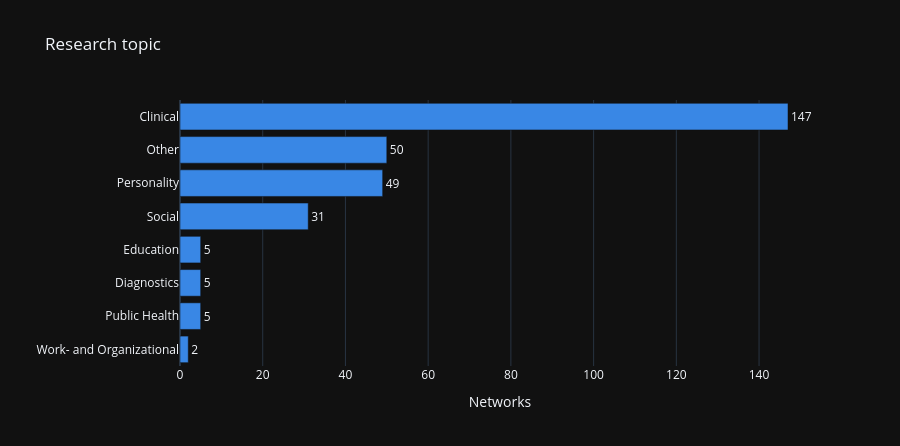

The notebook cell this image was saved under:
### Markdown cell above
Skewed right, was expecting that tbh. 58 papers report more than one network and between them they hold 77%
of all the rows, so anything I average over networks is really an average weighted
toward whoever published the most.

The `subtype` column turns out to be useful, though. Exactly 126 networks say
`original` - one per paper - and the rest say things like `Different sample`, `Subset
of sample`, `Different time point`. So they're essentially refits of the same study (?)

## What is all this measuring?

### Code cell
print("variable types:\n", nets.var_type.value_counts().to_string())
print("\nsample types:\n", nets.sample_type.value_counts().to_string())

# subtopics come as semicolon-separated lists, split before counting
subtopic_items = nets.subtopic.dropna().str.split(";").explode().str.strip().str.lower()
print("\n10 most common subtopics:")
print(subtopic_items[subtopic_items.str.len() > 0].value_counts().head(10).to_string())

topics = nets.topic.value_counts()
print("\nresearch topics:\n", topics.to_string())

fig = px.bar(
    x=topics.values,
    y=topics.index,
    orientation="h",
    template=TEMPLATE,
    title="Research topic",
    labels={"x": "Networks", "y": ""},
    text=topics.values,
)
fig.update_traces(marker_color=BLUE, textposition="outside")
fig.update_layout(
    yaxis=dict(categoryorder="total ascending"),
    height=110 + 42 * len(topics),
)
show(fig, "topic")

### Figure 1 — Plotly figure (JSON) as saved in the notebook; plotly's stock layout.template omitted (floating-point values rounded to 4 significant figures)
{"data": [{"hovertemplate": "Networks=%{x}<br>=%{y}<br>text=%{text}<extra></extra>", "legendgroup": "", "marker": {"color": "#3987e5", "pattern": {"shape": ""}}, "name": "", "orientation": "h", "showlegend": false, "text": [147.0, 50.0, 49.0, 31.0, 5.0, 5.0, 5.0, 2.0], "textposition": "outside", "type": "bar", "x": [147, 50, 49, 31, 5, 5, 5, 2], "xaxis": "x", "y": ["Clinical", "Other", "Personality", "Social", "Public Health", "Diagnostics", "Education", "Work- and Organizational"], "yaxis": "y"}], "layout": {"barmode": "relative", "height": 446, "legend": {"tracegroupgap": 0}, "title": {"text": "Research topic"}, "xaxis": {"anchor": "y", "domain": [0, 1], "title": {"text": "Networks"}}, "yaxis": {"anchor": "x", "categoryorder": "total ascending", "domain": [0, 1], "title": {"text": ""}}}}
